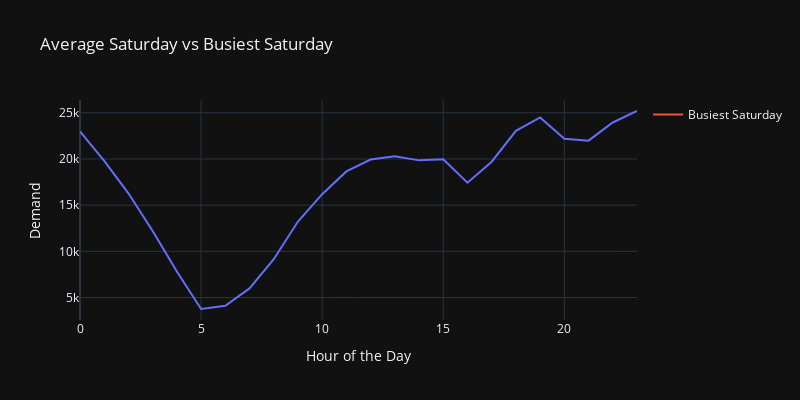

Source (notebook cell):
### Code cell
import pandas as pd
import plotly.express as px

# Extracting the values for the busiest Saturday (Jan 31, 2015)
sat_max = df_hourly[(df_hourly['Weekday'] == 'Saturday') & (df_hourly['timestamp'].between('2015-01-31', '2015-01-31'))]

# Computing the average demand for each hour on Saturdays
avg_sat = df_hourly[df_hourly['Weekday'] == 'Saturday'].groupby('Hour')['value'].mean().reset_index()

# Plotting both lines using Plotly Express
fig = px.line(avg_sat, x='Hour', y='value', labels={'value': 'Demand'}, title="Average Saturday vs Busiest Saturday",
              line_shape='linear')
fig.add_scatter(x=sat_max['Hour'], y=sat_max['value'], mode='lines', name='Busiest Saturday')

# Updating layout for better visualization
fig.update_layout(width=800, height=400, xaxis_title="Hour of the Day", yaxis_title="Demand", template="plotly_dark")

# Show plot
fig.show()

### Figure 1 — Plotly figure (JSON) as saved in the notebook; plotly's stock layout.template omitted (floating-point values rounded to 4 significant figures)
{"data": [{"hovertemplate": "Hour=%{x}<br>Demand=%{y}<extra></extra>", "legendgroup": "", "line": {"color": "#636efa", "dash": "solid", "shape": "linear"}, "marker": {"symbol": "circle"}, "mode": "lines", "name": "", "orientation": "v", "showlegend": false, "type": "scatter", "x": [0, 1, 2, 3, 4, 5, 6, 7, 8, 9, 10, 11, 12, 13, 14, 15, 16, 17, 18, 19, 20, 21, 22, 23], "xaxis": "x", "y": [22990.0, 19790.0, 16280.0, 12200.0, 7813.0, 3758.0, 4108.0, 5985.0, 9144.0, 13220.0, 16190.0, 18650.0, 19940.0, 20280.0, 19850.0, 19960.0, 17430.0, 19700.0, 23050.0, 24500.0, 22190.0, 21980.0, 23950.0, 25190.0], "yaxis": "y"}, {"mode": "lines", "name": "Busiest Saturday", "type": "scatter", "x": [0], "y": [24541]}], "layout": {"height": 400, "legend": {"tracegroupgap": 0}, "title": {"text": "Average Saturday vs Busiest Saturday"}, "width": 800, "xaxis": {"anchor": "y", "autorange": true, "domain": [0, 1], "range": [0, 23], "title": {"text": "Hour of the Day"}, "type": "linear"}, "yaxis": {"anchor": "x", "autorange": true, "domain": [0, 1], "range": [2567.0, 26380.0], "title": {"text": "Demand"}, "type": "linear"}}}
